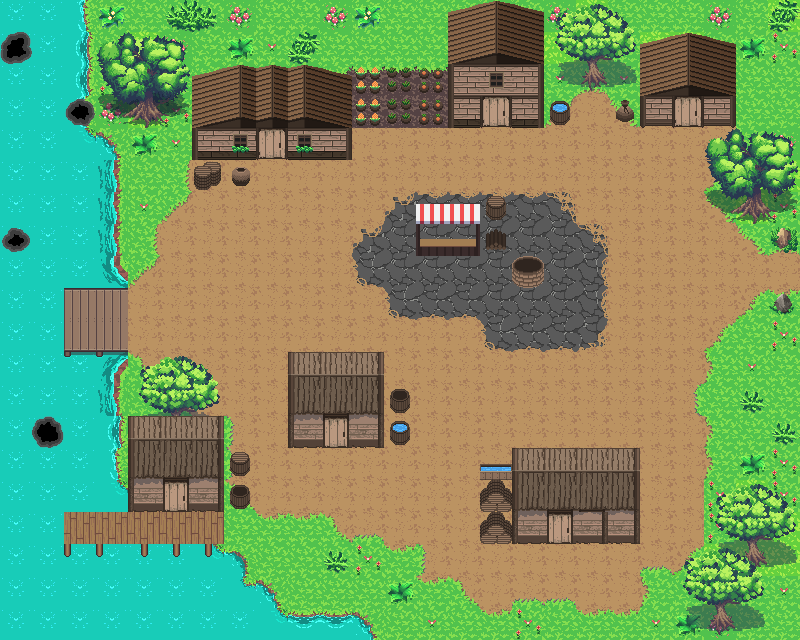

Tiled map render using the project's own tile images. Description and the map definition, with tile-layer contents summarised, below:
An orthogonal 25x20 tile map with 32x32 px tiles, 3 tile layers (Ground, Calque 2, Calque 3), 3 tilesets and 33 objects (29x obstacle, gate, npc3, npc15, npc39).

<map version="1.2" tiledversion="1.2.5" orientation="orthogonal" renderorder="right-down" width="25" height="20" tilewidth="32" tileheight="32" infinite="0" nextlayerid="6" nextobjectid="59">
 <tileset firstgid="1" source="assetsPack/spring_tileset.tsx" />
 <tileset firstgid="841" source="assetsPack/town_tileset.tsx" />
 <tileset firstgid="1691" source="assetsPack/interior_tileset.tsx" />
 <layer id="1" name="Ground" width="25" height="20">
  <data>[500 cells, 500 non-empty, 32 distinct tile ids]</data>
 </layer>
 <layer id="3" name="Calque 2" width="25" height="20">
  <data>[500 cells, 179 non-empty, 71 distinct tile ids]</data>
 </layer>
 <layer id="4" name="Calque 3" width="25" height="20">
  <data>[500 cells, 64 non-empty, 41 distinct tile ids]</data>
 </layer>
 <objectgroup id="5" name="Calque d'objets 1">
  <object id="1" type="obstacle" x="96" y="128" width="32" height="128" />
  <object id="2" type="obstacle" x="224" y="448" width="32" height="64" />
  <object id="3" type="obstacle" x="32" y="288" width="32" height="64" />
  <object id="4" type="obstacle" x="64" y="256" width="64" height="32" />
  <object id="5" type="obstacle" x="64" y="352" width="64" height="32" />
  <object id="6" type="obstacle" x="128" y="352" width="96" height="160" />
  <object id="7" type="obstacle" x="32" y="512" width="32" height="32" />
  <object id="8" type="obstacle" x="64" y="544" width="192" height="32" />
  <object id="10" type="obstacle" x="256" y="576" width="32" height="32" />
  <object id="11" type="obstacle" x="288" y="608" width="96" height="32" />
  <object id="12" type="obstacle" x="96" y="96" width="96" height="32" />
  <object id="13" type="obstacle" x="192" y="128" width="64" height="64" />
  <object id="14" type="obstacle" x="256" y="96" width="96" height="64" />
  <object id="15" type="obstacle" x="352" y="96" width="224" height="32" />
  <object id="17" type="obstacle" x="576" y="64" width="32" height="32" />
  <object id="18" type="obstacle" x="608" y="96" width="96" height="32" />
  <object id="19" type="obstacle" x="704" y="96" width="32" height="96" />
  <object id="20" type="obstacle" x="736" y="192" width="32" height="32" />
  <object id="21" type="obstacle" x="768" y="224" width="32" height="32" />
  <object id="22" type="obstacle" x="768" y="288" width="32" height="32" />
  <object id="23" type="obstacle" x="704" y="480" width="96" height="64" />
  <object id="24" type="obstacle" x="672" y="544" width="32" height="64" />
  <object id="25" type="obstacle" x="704" y="608" width="32" height="32" />
  <object id="26" type="obstacle" x="480" y="448" width="160" height="96" />
  <object id="29" type="obstacle" x="288" y="352" width="96" height="96" />
  <object id="32" type="obstacle" x="384" y="384" width="32" height="64" />
  <object id="35" type="obstacle" x="512" y="256" width="32" height="32" />
  <object id="36" type="obstacle" x="416" y="192" width="96" height="64" />
  <object id="44" name="map0" type="gate" x="768" y="256" width="32" height="32">
   <properties>
    <property name="dx" type="int" value="1" />
    <property name="dy" type="int" value="0" />
   </properties>
  </object>
  <object id="45" type="obstacle" x="64" y="480" width="64" height="32" />
  <object id="47" name="mCnpc1" type="npc3" x="256" y="480" width="32" height="32">
   <properties>
    <property name="look_to" value="s" />
   </properties>
  </object>
  <object id="49" name="mCnpc3" type="npc15" x="544" y="224" width="32" height="32">
   <properties>
    <property name="look_to" value="s" />
   </properties>
  </object>
  <object id="58" name="mCnpc2" type="npc39" x="64" y="288" width="32" height="32">
   <properties>
    <property name="look_to" value="z" />
   </properties>
  </object>
 </objectgroup>
</map>
